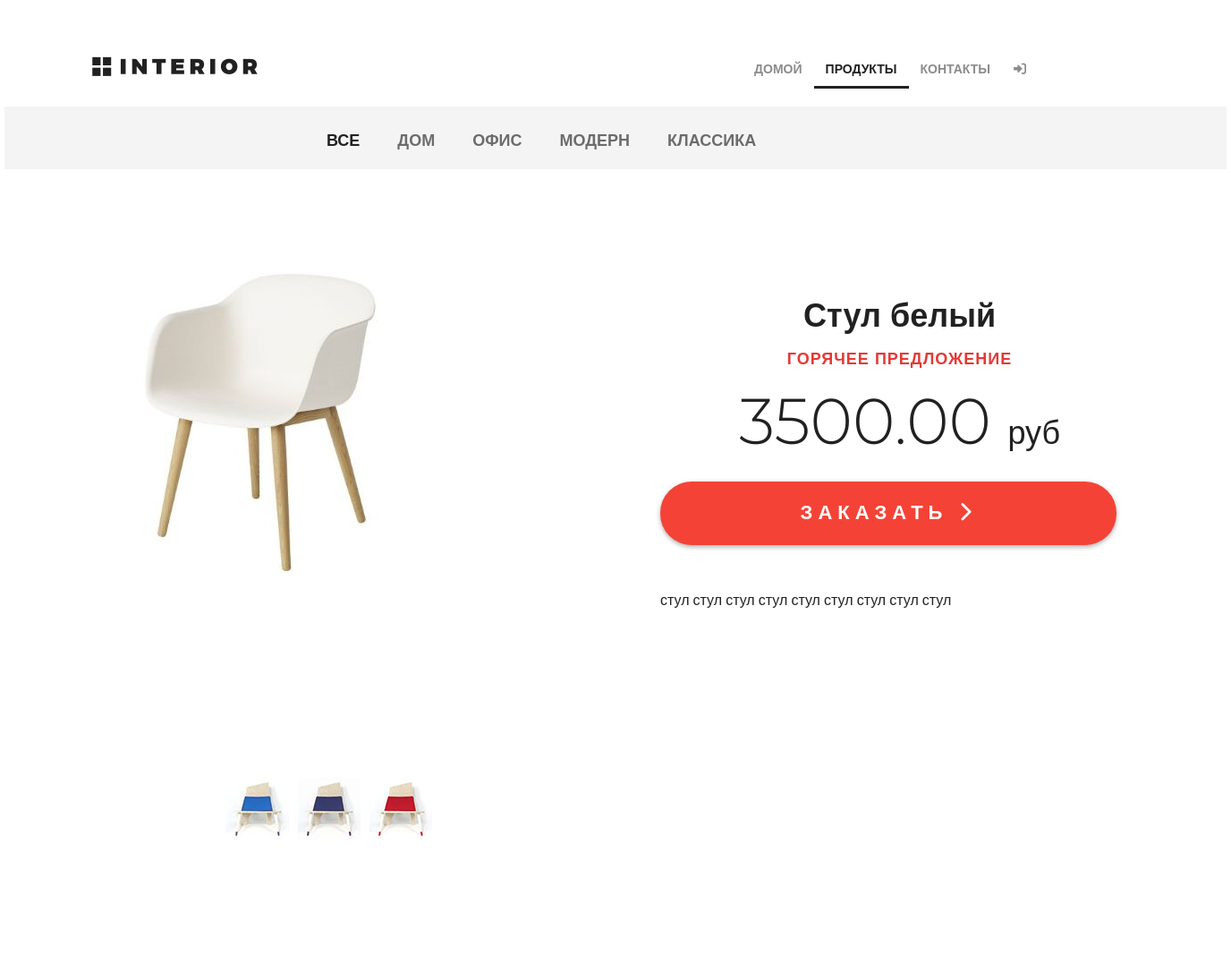
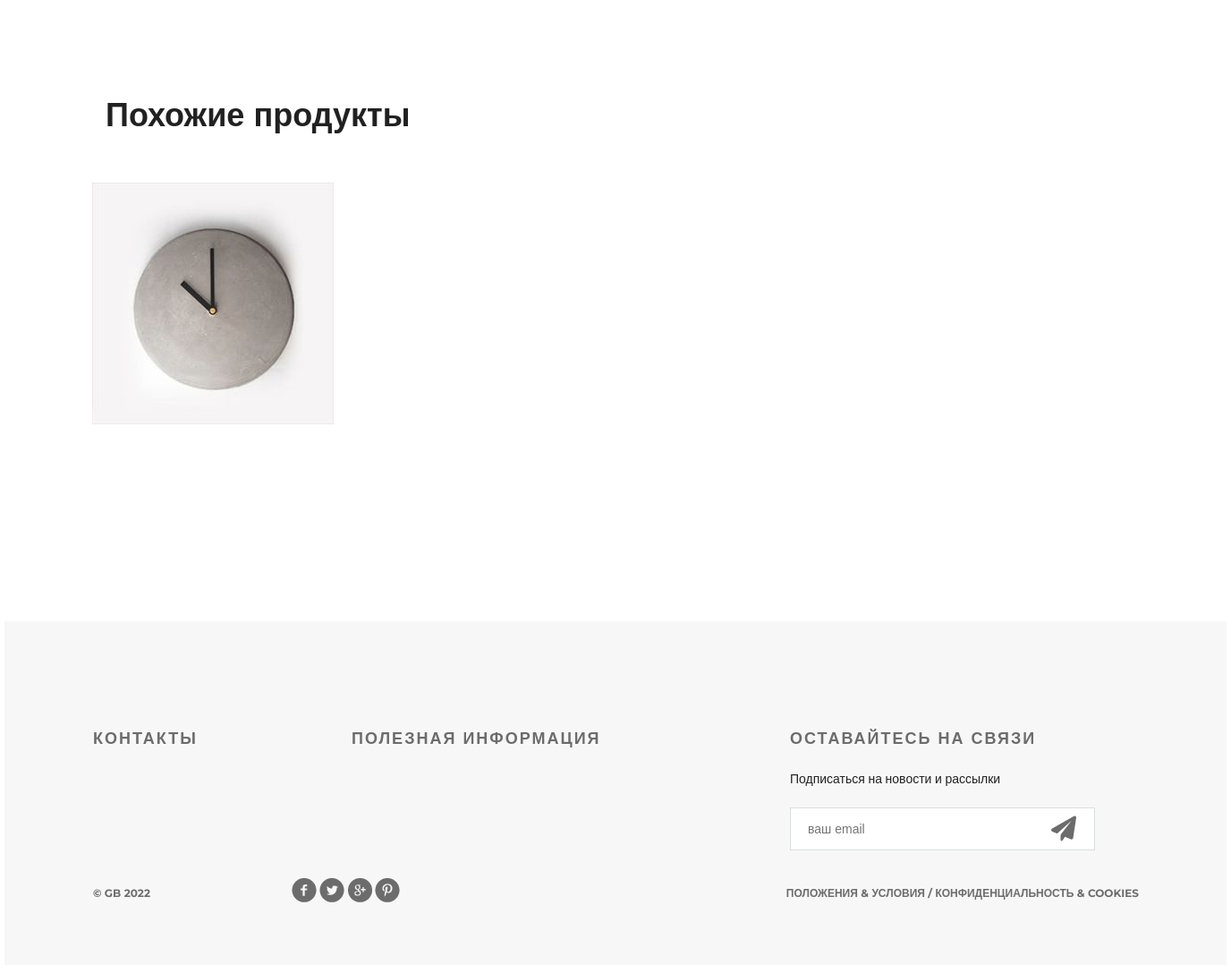
Screenshot of /products/ with the database file from the repository (2 pictures, top to bottom).
### productsapp/models.py (models this page shows, shortened)
class ProductCategory (models.Model):
    name = models.CharField(verbose_name='имя', max_length=64, unique=True)
    description = models.TextField(verbose_name='описание', blank=True)
    create_at = models.DateTimeField(verbose_name='создано', auto_now_add=True)
    update_at = models.DateTimeField(verbose_name='обновлено', auto_now=True)
    is_active = models.BooleanField(verbose_name='активный', db_index=True, default=True)

class Product(models.Model):
    category = models.ForeignKey(ProductCategory, on_delete=models.CASCADE)
    name = models.CharField(verbose_name='имя продукта', max_length=128)
    image = models.ImageField(upload_to='products_images', blank=True)
    short_desc = models.CharField(verbose_name='краткое описание продукта', max_length=60, blank=True)
    description = models.TextField(verbose_name='описание продукта', blank=True)
    price = models.DecimalField(verbose_name='цена продукта', max_digits=8, decimal_places=2, default=0)
    quantity = models.PositiveIntegerField(verbose_name='количество на складе', default=0)
    is_active = models.BooleanField(verbose_name='активный', db_index=True, default=True)

### productsapp/views.py (the view)
# urls.py: path('', basket.index, name='index'),
@cache_page(60)
def index(request, pk=None, page=1):
    title = 'продукты'
    links_menu = get_links_menu()
    if pk is not None:
        if pk == 0:
            category = {'pk': 0, 'name': 'все'}
            products = get_products_orederd_by_price()
        else:
            category = get_category(pk)
            products = get_products_in_category_orederd_by_price(pk)
        paginator = Paginator(products, 2)
        try:
            products_paginator = paginator.page(page)
        except PageNotAnInteger:
            products_paginator = paginator.page(1)
        except EmptyPage:
            products_paginator = paginator.page(paginator.num_pages)
        content = {
            'title': title,
            'links_menu': links_menu,
            'category': category,
            'products': products_paginator,
        }
    else:
        hot_product = get_hot_product()
        same_products = get_same_products(hot_product)
        content = {
            'title': title,
            'links_menu': links_menu,
            'same_products': same_products,
            'hot_product': hot_product,
        }
    return render(request, 'productsapp/products.html', content)

### adminapp/templatetags/my_tags.py (called while the page is built)
def media_folder_products(string):
    if not string:
        string = 'products_images/default.png'
    return f'{settings.MEDIA_URL}{string}'

### mainapp/context_processors.py (called while the page is built)
def basket(request):
    basket = []
    if request.user.is_authenticated:
        basket = Basket.objects.filter(user=request.user).select_related()
    return {
        'basket': basket,
    }

### productsapp/views.py (called while the page is built)
def get_links_menu():
    if settings.LOW_CACHE:
        key = 'links_menu'
        links_menu = cache.get(key)
        if links_menu is None:
            links_menu = ProductCategory.objects.filter(is_active=True)
            cache.set(key, links_menu)
        return links_menu
    else:
        return ProductCategory.objects.filter(is_active=True)

def get_products():
    if settings.LOW_CACHE:
        key = 'products'
        products = cache.get(key)
        if products is None:
            products = Product.objects.filter(is_active=True, \
                                              category__is_active=True).select_related('category')
            cache.set(key, products)
        return products
    else:
        return Product.objects.filter(is_active=True, \
                                      category__is_active=True).select_related('category')

def get_hot_product():
    products = get_products()
    return random.sample(list(products), 1)[0]

def get_same_products(hot_product):
    same_products = Product.objects.filter(category=hot_product.category, is_active=True,
                                           category__is_active=True).exclude(pk=hot_product.pk)[:3]
    return same_products

### productsapp/templates/productsapp/products.html (shortened to what this page needs)
{% extends 'mainapp/base.html' %}
{% load static %}
{% load my_tags %}
{% block mainmenu %}
    <div class="hero-white">
        <div class="header clearfix">
            {% include 'mainapp/includes/inc_mainmenu.html' %}
        </div>
    </div>
{% endblock %}
{% block content %}
    <div class="details">
        <div class="links clearfix">
            <ul class="links-menu">
                <li><a href="{% url 'products:category' 0 %}"
                       class="{% if request.resolver_match.kwargs.pk|default:0 == 0 %}active{% endif %}">Все</a></li>
                {% for link in links_menu %}
                    <li><a href="{% url 'products:category' link.pk %}"
                           class="{% if request.resolver_match.kwargs.pk == link.pk %}active{% endif %}">{{ link.name }}</a>
                    </li>
                {% endfor %}
            </ul>
        </div>
        {% if not category %}
            <div class="details-products">
                <div class="details-slider">
                    <div class="slider-product">
                        <img src="{{ hot_product.image|media_folder_products }}">
                    </div>
                    <div class="slider-control">
                        <div class="block">
                            <a href="#"><img src="{% static 'mainapp/img/controll.jpg' %}" alt="">
                            </a>
                        </div>
                        <div class="block">
                            <a href="#"><img src="{% static 'mainapp/img/controll1.jpg' %}" alt="">
                            </a>
                        </div>
                        <div class="block">
                            <a href="#"><img src="{% static 'mainapp/img/controll2.jpg' %}" alt="">
                            </a>
                        </div>
                    </div>
                </div>
                <div class="description">
                    <h3 class="big-bold">{{ hot_product.name }}</h3>
                    <h3 class="red">горячее предложение</h3>
                    <p class="price"> {{ hot_product.price }} <span>руб</span></p>
                    <a href="{% url 'basket:add' hot_product.pk %}" class="red-button">
                        заказать <i class="fa fa-chevron-right" aria-hidden="true"></i>
                    </a>
                    <div class="description-text">
                        {{ hot_product.description }}
                    </div>
                </div>
            </div>
        {% endif %}
        {% if same_products %}
            <div class="related">
                <div class="title clearfix">
                    <h2>Похожие продукты</h2>
                </div>
                <div class="related-products clearfix">
                    {% for product in same_products %}
                        <div class="block">
                            <a href="{% url 'products:product' product.pk %}"><img src="{{ product.image|media_folder_products }}"
                                                                                   alt="">
                            </a>
                        </div>
                    {% endfor %}
                </div>
            </div>
        {% endif %}
    </div>
{% endblock %}

### mainapp/static/mainapp/style.css (style rules this page uses)
* { margin: 0; padding: 0; }
body { font-family: 'Montserrat', sans-serif; }
html, body { height: 100%; }
.clearfix:after { content: ""; display: block; clear: both; }
.big-bold { color: #212121; font-size: 36px; font-weight: 700; text-align: left; margin-bottom: 24px; line-height: 36px; }
.title { height: 152px; margin-right: 15px; }
.title h2 { float: left; margin-top: 118px; color: #212121; font-size: 36px; font-weight: 700; text-align: left; margin-left: 15px; }
.red { text-transform: uppercase; color: #e53935; font-size: 18px; font-weight: 700; text-align: left; letter-spacing: 1px; line-height: 17px; margin-bottom: 22px; }
.hero-white { background-color: #fff; height: 119px; padding-left: 98px; padding-right: 211px; position: relative; }
.links { height: 70px; background-color: #f4f4f4; position: relative; padding-left: 360px; }
.links-menu { margin: 27px auto 0px; position: absolute; }
.links-menu li { float: left; list-style-type: none; padding-right: 42px; }
.links-menu li a { text-decoration: none; color: #6c6c6c; font-size: 18px; font-weight: 700; text-transform: uppercase; }
.links-menu .active { color: #212121; font-size: 18px; font-weight: 700; }
.details-products { padding-left: 98px; padding-right: 98px; margin-top: 98px; height: 651px; }
.details-slider { width: 570px; float: left; margin-right: 30px; }
.slider-product { width: 570px; height: 570px; }
.slider-control { width: 420px; height: 70px; margin: 11px auto 0px; padding-left: 150px }
.slider-control .block { height: 70px; width: 70px; position: relative; float: left; margin-right: 10px; }
.description { width: 535px; float: right; padding-left: 35px }
.description .big-bold { color: #212121; font-size: 36px; font-weight: 700; text-align: center; margin-top: 47px; margin-bottom: 0px; }
.description .red { text-transform: uppercase; color: #e53935; font-size: 18px; font-weight: 700; text-align: center; letter-spacing: 1px; line-height: 17px; margin-top: 23px; margin-bottom: 36px; }
.description .price { color: #212121; font-size: 72px; font-weight: 300; line-height: 48px; text-align: center; }
.description .price span { color: #212121; font-size: 36px; font-weight: 300; line-height: 48px; text-align: center; }
.red-button { display: block; height: 71px; width: 510px; border-radius: 35px; background-color: #f44336; text-align: center; text-transform: uppercase; text-decoration: none; color: #ffffff; font-size: 22px; font-weight: 700; line-height: 24px; box-shadow: 0px 2px 4.85px 0.15px rgba(33, 33, 33, 0.35); line-height: 70px; letter-spacing: 6px; margin-top: 31px; }
.description-text { margin-top: 50px; color: #212121; font-size: 16px; font-weight: 300; line-height: 24px; text-align: left; }
.related { padding: 0px 98px; }
.related .title { height: 343px; margin-right: 0; }
.related .title h2 { margin-top: 245px; }
.related-products { margin-bottom: 120px; }
.related-products .block a img { float: left; }
.related-products .block { float: left; margin-right: 30px; display: block; height: 370px; width: 370px; position: relative; }

### rows the page displays
ProductCategory: name "ДОМ"
ProductCategory: name "ОФИС"
ProductCategory: name "МОДЕРН"
ProductCategory: name "КЛАССИКА"
Product: image|media_folder_products (picture), name "Стул белый", price "3500.00", description "стул стул стул стул стул стул стул стул стул"
Product: image|media_folder_products (picture)
